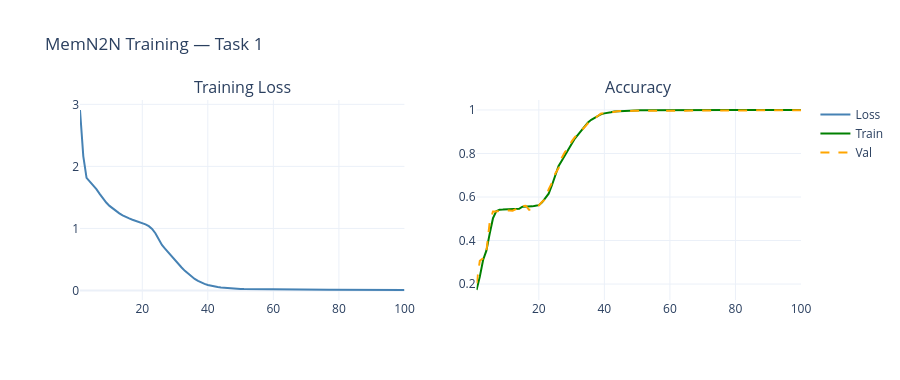

Notebook source saved alongside this figure:
### Code cell
# Plot training curves
epochs = list(range(1, len(history['loss']) + 1))

fig = make_subplots(rows=1, cols=2,
                    subplot_titles=['Training Loss', 'Accuracy'])
fig.add_trace(go.Scatter(x=epochs, y=history['loss'],
                         name='Loss', line=dict(color='steelblue')), row=1, col=1)
fig.add_trace(go.Scatter(x=epochs, y=history['train_acc'],
                         name='Train', line=dict(color='green')), row=1, col=2)
fig.add_trace(go.Scatter(x=epochs, y=history['val_acc'],
                         name='Val', line=dict(color='orange', dash='dash')), row=1, col=2)
fig.update_layout(title=f'MemN2N Training — Task {cfg.task_id}',
                  height=380, template='plotly_white')
fig.show()
